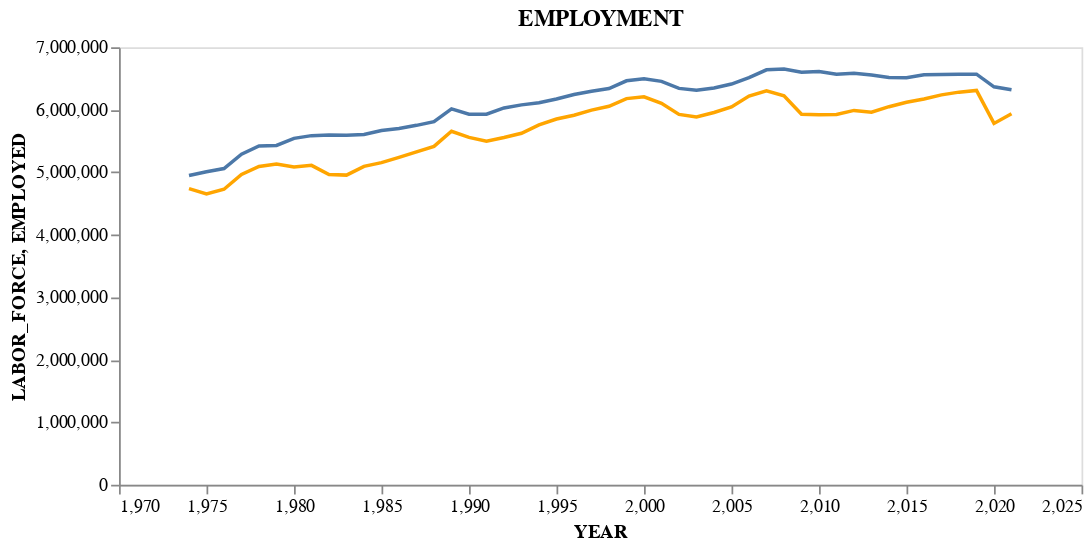

This figure's notebook cell:
### Markdown cell above
# Extra Credit Use altair to draw the plots in Part 2 (10pts)

### Code cell
alt.layer(
    alt.Chart(df_year).mark_line().encode(
    x=alt.X('YEAR', axis=alt.Axis(grid=False)),
    y=alt.Y('LABOR_FORCE', axis=alt.Axis(grid=False)),
  ).properties(
      width=550, height=250
  ),
  alt.Chart(df_year).mark_line().encode(
      x=alt.X('YEAR', axis=alt.Axis(grid=False)),
      y=alt.Y('EMPLOYED', axis=alt.Axis(grid=False)),
      color=alt.value('orange')
  ).properties(
      width=500, height=300
  ).properties(
    title='EMPLOYMENT'),
)

### Figure 1 — Vega-Lite specification as saved in the notebook (floating-point values rounded to 4 significant figures)
{"config": {"view": {"continuousWidth": 400, "continuousHeight": 300}}, "layer": [{"mark": "line", "encoding": {"x": {"axis": {"grid": false}, "field": "YEAR", "type": "quantitative"}, "y": {"axis": {"grid": false}, "field": "LABOR_FORCE", "type": "quantitative"}}, "height": 250, "width": 550}, {"mark": "line", "encoding": {"color": {"value": "orange"}, "x": {"axis": {"grid": false}, "field": "YEAR", "type": "quantitative"}, "y": {"axis": {"grid": false}, "field": "EMPLOYED", "type": "quantitative"}}, "height": 300, "title": "EMPLOYMENT", "width": 500}], "data": {"name": "data-e3f1d63d4924f5394531706731533c99"}, "$schema": "https://vega.github.io/schema/vega-lite/v4.17.0.json", "datasets": {"data-e3f1d63d4924f5394531706731533c99": [{"YEAR": 1974, "FIPS": 10404, "LABOR_FORCE": 4947751, "EMPLOYED": 4737704, "UNEMPLOYED_NUMBER": 210001, "RATE": 476.7}, {"YEAR": 1975, "FIPS": 10404, "LABOR_FORCE": 5009164, "EMPLOYED": 4653680, "UNEMPLOYED_NUMBER": 355484, "RATE": 751.7}, {"YEAR": 1976, "FIPS": 10404, "LABOR_FORCE": 5059256, "EMPLOYED": 4728279, "UNEMPLOYED_NUMBER": 330977, "RATE": 656.8}, {"YEAR": 1977, "FIPS": 10404, "LABOR_FORCE": 5289194, "EMPLOYED": 4963686, "UNEMPLOYED_NUMBER": 325508, "RATE": 662.2}, {"YEAR": 1978, "FIPS": 10404, "LABOR_FORCE": 5420461, "EMPLOYED": 5092064, "UNEMPLOYED_NUMBER": 328397, "RATE": 676.7}, {"YEAR": 1979, "FIPS": 10404, "LABOR_FORCE": 5428687, "EMPLOYED": 5130414, "UNEMPLOYED_NUMBER": 298273, "RATE": 644.9}, {"YEAR": 1980, "FIPS": 10404, "LABOR_FORCE": 5542549, "EMPLOYED": 5084410, "UNEMPLOYED_NUMBER": 458139, "RATE": 965.8}, {"YEAR": 1981, "FIPS": 10404, "LABOR_FORCE": 5585770, "EMPLOYED": 5110565, "UNEMPLOYED_NUMBER": 475205, "RATE": 961.0}, {"YEAR": 1982, "FIPS": 10404, "LABOR_FORCE": 5596710, "EMPLOYED": 4963159, "UNEMPLOYED_NUMBER": 633551, "RATE": 1282.0}, {"YEAR": 1983, "FIPS": 10404, "LABOR_FORCE": 5593831, "EMPLOYED": 4954019, "UNEMPLOYED_NUMBER": 639812, "RATE": 1418.0}, {"YEAR": 1984, "FIPS": 10404, "LABOR_FORCE": 5605432, "EMPLOYED": 5094083, "UNEMPLOYED_NUMBER": 511349, "RATE": 1163.0}, {"YEAR": 1985, "FIPS": 10404, "LABOR_FORCE": 5666997, "EMPLOYED": 5154280, "UNEMPLOYED_NUMBER": 512717, "RATE": 1207.0}, {"YEAR": 1986, "FIPS": 10404, "LABOR_FORCE": 5700606, "EMPLOYED": 5238230, "UNEMPLOYED_NUMBER": 462376, "RATE": 1120.0}, {"YEAR": 1987, "FIPS": 10404, "LABOR_FORCE": 5750467, "EMPLOYED": 5327242, "UNEMPLOYED_NUMBER": 423225, "RATE": 1035.0}, {"YEAR": 1988, "FIPS": 10404, "LABOR_FORCE": 5808975, "EMPLOYED": 5414361, "UNEMPLOYED_NUMBER": 394614, "RATE": 947.4}, {"YEAR": 1989, "FIPS": 10404, "LABOR_FORCE": 6014418, "EMPLOYED": 5655709, "UNEMPLOYED_NUMBER": 358709, "RATE": 822.3}, {"YEAR": 1990, "FIPS": 10404, "LABOR_FORCE": 5928977, "EMPLOYED": 5557047, "UNEMPLOYED_NUMBER": 371930, "RATE": 684.8}, {"YEAR": 1991, "FIPS": 10404, "LABOR_FORCE": 5929544, "EMPLOYED": 5497103, "UNEMPLOYED_NUMBER": 432441, "RATE": 770.4}, {"YEAR": 1992, "FIPS": 10404, "LABOR_FORCE": 6028873, "EMPLOYED": 5555120, "UNEMPLOYED_NUMBER": 473753, "RATE": 811.1}, {"YEAR": 1993, "FIPS": 10404, "LABOR_FORCE": 6078020, "EMPLOYED": 5623228, "UNEMPLOYED_NUMBER": 454792, "RATE": 763.6}, {"YEAR": 1994, "FIPS": 10404, "LABOR_FORCE": 6112736, "EMPLOYED": 5756664, "UNEMPLOYED_NUMBER": 356072, "RATE": 611.8}, {"YEAR": 1995, "FIPS": 10404, "LABOR_FORCE": 6173219, "EMPLOYED": 5851697, "UNEMPLOYED_NUMBER": 321522, "RATE": 543.9}, {"YEAR": 1996, "FIPS": 10404, "LABOR_FORCE": 6244024, "EMPLOYED": 5913081, "UNEMPLOYED_NUMBER": 330943, "RATE": 585.0}, {"YEAR": 1997, "FIPS": 10404, "LABOR_FORCE": 6296316, "EMPLOYED": 5994538, "UNEMPLOYED_NUMBER": 301778, "RATE": 504.6}, {"YEAR": 1998, "FIPS": 10404, "LABOR_FORCE": 6339420, "EMPLOYED": 6055567, "UNEMPLOYED_NUMBER": 283853, "RATE": 471.3}, {"YEAR": 1999, "FIPS": 10404, "LABOR_FORCE": 6463083, "EMPLOYED": 6178486, "UNEMPLOYED_NUMBER": 284597, "RATE": 471.5}, {"YEAR": 2000, "FIPS": 10404, "LABOR_FORCE": 6494442, "EMPLOYED": 6206065, "UNEMPLOYED_NUMBER": 288377, "RATE": 478.4}, {"YEAR": 2001, "FIPS": 10404, "LABOR_FORCE": 6454099, "EMPLOYED": 6103098, "UNEMPLOYED_NUMBER": 351001, "RATE": 541.6}, {"YEAR": 2002, "FIPS": 10404, "LABOR_FORCE": 6341899, "EMPLOYED": 5925994, "UNEMPLOYED_NUMBER": 415905, "RATE": 600.1}, {"YEAR": 2003, "FIPS": 10404, "LABOR_FORCE": 6310532, "EMPLOYED": 5885145, "UNEMPLOYED_NUMBER": 425387, "RATE": 672.5}, {"YEAR": 2004, "FIPS": 10404, "LABOR_FORCE": 6348738, "EMPLOYED": 5955750, "UNEMPLOYED_NUMBER": 392988, "RATE": 618.5}, {"YEAR": 2005, "FIPS": 10404, "LABOR_FORCE": 6410781, "EMPLOYED": 6044694, "UNEMPLOYED_NUMBER": 366087, "RATE": 549.7}, {"YEAR": 2006, "FIPS": 10404, "LABOR_FORCE": 6515697, "EMPLOYED": 6217924, "UNEMPLOYED_NUMBER": 297773, "RATE": 484.2}, {"YEAR": 2007, "FIPS": 10404, "LABOR_FORCE": 6639205, "EMPLOYED": 6301410, "UNEMPLOYED_NUMBER": 337795, "RATE": 537.5}, {"YEAR": 2008, "FIPS": 10404, "LABOR_FORCE": 6652948, "EMPLOYED": 6222182, "UNEMPLOYED_NUMBER": 430766, "RATE": 689.7}, {"YEAR": 2009, "FIPS": 10404, "LABOR_FORCE": 6601628, "EMPLOYED": 5928544, "UNEMPLOYED_NUMBER": 673084, "RATE": 1022.0}, {"YEAR": 2010, "FIPS": 10404, "LABOR_FORCE": 6612443, "EMPLOYED": 5918209, "UNEMPLOYED_NUMBER": 694234, "RATE": 1018.0}, {"YEAR": 2011, "FIPS": 10404, "LABOR_FORCE": 6567539, "EMPLOYED": 5925788, "UNEMPLOYED_NUMBER": 641751, "RATE": 928.4}, {"YEAR": 2012, "FIPS": 10404, "LABOR_FORCE": 6583705, "EMPLOYED": 5989458, "UNEMPLOYED_NUMBER": 594247, "RATE": 882.7}, {"YEAR": 2013, "FIPS": 10404, "LABOR_FORCE": 6556593, "EMPLOYED": 5961197, "UNEMPLOYED_NUMBER": 595396, "RATE": 902.5}, {"YEAR": 2014, "FIPS": 10404, "LABOR_FORCE": 6516388, "EMPLOYED": 6049067, "UNEMPLOYED_NUMBER": 467321, "RATE": 720.1}, {"YEAR": 2015, "FIPS": 10404, "LABOR_FORCE": 6511808, "EMPLOYED": 6119941, "UNEMPLOYED_NUMBER": 391867, "RATE": 624.9}, {"YEAR": 2016, "FIPS": 10404, "LABOR_FORCE": 6559053, "EMPLOYED": 6172680, "UNEMPLOYED_NUMBER": 386373, "RATE": 619.8}, {"YEAR": 2017, "FIPS": 10404, "LABOR_FORCE": 6562302, "EMPLOYED": 6237936, "UNEMPLOYED_NUMBER": 324366, "RATE": 518.9}, {"YEAR": 2018, "FIPS": 10404, "LABOR_FORCE": 6568223, "EMPLOYED": 6281768, "UNEMPLOYED_NUMBER": 286455, "RATE": 501.4}, {"YEAR": 2019, "FIPS": 10404, "LABOR_FORCE": 6568824, "EMPLOYED": 6308541, "UNEMPLOYED_NUMBER": 260283, "RATE": 434.5}, {"YEAR": 2020, "FIPS": 10404, "LABOR_FORCE": 6366731, "EMPLOYED": 5781092, "UNEMPLOYED_NUMBER": 585639, "RATE": 806.9}, {"YEAR": 2021, "FIPS": 10404, "LABOR_FORCE": 6318921, "EMPLOYED": 5935976, "UNEMPLOYED_NUMBER": 382945, "RATE": 526.5}]}}
